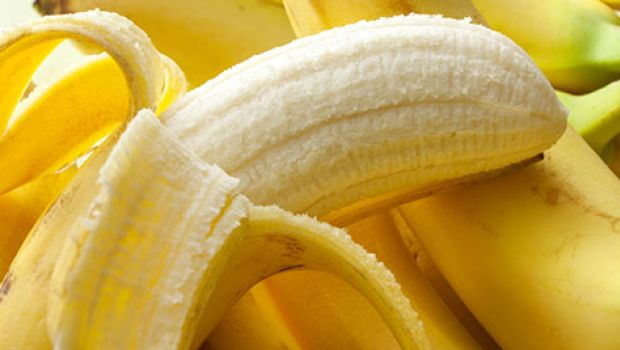
//> input picture opencv/cpp/sample/banana-peel_620x350_71497523358.jpg, 620 x 350 px, given in place of the camera
$ ./find_white_contours   (built with g++ and OpenCV 4)
//> lines starting //> are read from the running program, lines starting //| are printed output that depends on the picture; after the words box and inside, x2 and y2 are one past the last pixel; in counts of white or black regions, pixels touching at a corner belong together
### opencv/cpp/cap_open.h
//-------------------------------------------------------------------------------------------
/*! \file    cap_open.h
    \brief   Opening a camera device or stream.
    \author  Akihiko Yamaguchi, info@akihikoy.net
    \version 0.1
    \date    Feb.08, 2017
*/
//-------------------------------------------------------------------------------------------
#ifndef cap_open_h
#define cap_open_h
//-------------------------------------------------------------------------------------------
#include <opencv2/core/core.hpp>
#include <opencv2/highgui/highgui.hpp>
#include <iostream>
#include <cstdlib>  // strtol, atol
//-------------------------------------------------------------------------------------------
// namespace loco_rabbits
// {
//-------------------------------------------------------------------------------------------

inline bool IsInt(const std::string &s)
{
  if(s.empty() || std::isspace(s[0]))  return false;
  char *p;
  strtol(s.c_str(), &p, 10);
  return (*p == 0);
}
//-------------------------------------------------------------------------------------------

inline int ToInt(const std::string &s)
{
  return atol(s.c_str());
}
//-------------------------------------------------------------------------------------------

cv::VideoCapture CapOpen(const std::string &src, int width=0, int height=0, const std::string &fourcc="")
{
  cv::VideoCapture cap;
  if(IsInt(src))
  {
    int dev_id= ToInt(src);
    cap.open(dev_id); cap.release();  // Trick of robust open
    cap.open(dev_id);
  }
  else
  {
    cap.open(src);
  }
  if(!cap.isOpened())
  {
    std::cerr<<"Failed to open camera: "<<src<<std::endl;
    return cap;
  }
  std::cerr<<"Opened camera: "<<src<<std::endl;
  if(fourcc.size()>0)  cap.set(cv::CAP_PROP_FOURCC,cv::VideoWriter::fourcc(fourcc[0],fourcc[1],fourcc[2],fourcc[3]));
  if(width!=0)   cap.set(cv::CAP_PROP_FRAME_WIDTH, width);
  if(height!=0)  cap.set(cv::CAP_PROP_FRAME_HEIGHT, height);
  return cap;
}
//-------------------------------------------------------------------------------------------

struct TCapture
{
  cv::VideoCapture C;
  std::string DevID;  // Video device ID (int) or Video/stream path (string
  int CapWidth;
  int CapHeight;
  std::string PixelFormat;

  // [32 lines left out: functions Open, Reopen, WaitReopen, Read, not called in this run]
  TCapture& operator>>(cv::Mat &frame)
    {
      Read(frame);
      return *this;
    }
};
//-------------------------------------------------------------------------------------------


//-------------------------------------------------------------------------------------------
// }  // end of loco_rabbits
//-------------------------------------------------------------------------------------------
#endif // cap_open_h
//-------------------------------------------------------------------------------------------

### opencv/cpp/find_white_contours.cpp
//-------------------------------------------------------------------------------------------
/*! \file    find_white_contours.cpp
    \brief   Detect white-colored things as contours.
    \author  Akihiko Yamaguchi, info@akihikoy.net
    \version 0.1
    \date    Feb.16, 2017

g++ -g -Wall -O2 -o find_white_contours.out find_white_contours.cpp -lopencv_core -lopencv_imgproc -lopencv_highgui -lopencv_videoio -I/usr/include/opencv4

Based on:
  (copied from:) find_black_contours.cpp
  threshold_black.cpp
*/
//-------------------------------------------------------------------------------------------
#include <opencv2/core/core.hpp>
#include <opencv2/imgproc/imgproc.hpp>
#include <opencv2/highgui/highgui.hpp>
#include <iostream>
#include <unistd.h>
#include <stdlib.h>
#include <stdio.h>
#include "cap_open.h"
//-------------------------------------------------------------------------------------------
namespace loco_rabbits
{
}
//-------------------------------------------------------------------------------------------
using namespace std;
// using namespace boost;
using namespace loco_rabbits;
//-------------------------------------------------------------------------------------------
// #define print(var) PrintContainer((var), #var"= ")
// #define print(var) std::cout<<#var"= "<<(var)<<std::endl
//-------------------------------------------------------------------------------------------

/*Find contours of white areas.
  frame: Input image.
  frame_white: Detected white image.
  contours: Found contours.
  v_min, s_max: Thresholds of V-minimum and S-maximum of HSV.
  n_dilate, n_erode: dilate and erode filter parameters before detecting contours.
*/
void FindWhiteContours(
    const cv::Mat &frame,
    cv::Mat &frame_white,
    std::vector<std::vector<cv::Point> > &contours,
    int v_min=100, int s_max=20, int n_dilate=1, int n_erode=1)
{
  cv::Mat frame_hsv;

  // White detection
  cv::cvtColor(frame, frame_hsv, cv::COLOR_BGR2HSV);
  cv::inRange(frame_hsv, cv::Scalar(0, 0, v_min), cv::Scalar(255, s_max, 255), frame_white);

  if(n_dilate>0)  cv::dilate(frame_white,frame_white,cv::Mat(),cv::Point(-1,-1), n_dilate);
  if(n_erode>0)   cv::erode(frame_white,frame_white,cv::Mat(),cv::Point(-1,-1), n_erode);

  // Contour detection
  cv::findContours(frame_white, contours, cv::RETR_EXTERNAL, cv::CHAIN_APPROX_SIMPLE);
}
//-------------------------------------------------------------------------------------------

// Make a mask from biggest contour.
void MakeBiggestContourMask(const std::vector<std::vector<cv::Point> > &contours, cv::Mat &mask, int fill_value=1)
{
  if(contours.size()==0)  return;
  double a(0.0),a_max(0.0), i_max(0);
  for(int i(0),i_end(contours.size()); i<i_end; ++i)
  {
    a= cv::contourArea(contours[i],false);
    if(a>a_max)  {a_max= a;  i_max= i;}
  }
  cv::drawContours(mask, contours, i_max, fill_value, /*thickness=*/-1);
}
//-------------------------------------------------------------------------------------------

int main(int argc, char **argv)
{
  cv::VideoCapture cap;
  if(argc>=2)  cap= CapOpen(argv[1], /*width=*/0, /*height=*/0);
  else         cap= CapOpen("0", /*width=*/0, /*height=*/0);
  if(!cap.isOpened())  return -1;

  cv::namedWindow("camera", cv::WINDOW_AUTOSIZE);
  cv::namedWindow("detected", cv::WINDOW_AUTOSIZE);

  int /*thresh_h(0), */thresh_s(20), thresh_v(100);
  // cv::createTrackbar("thresh_h", "detected", &thresh_h, 255, NULL);
  cv::createTrackbar("thresh_s", "detected", &thresh_s, 255, NULL);
  cv::createTrackbar("thresh_v", "detected", &thresh_v, 255, NULL);
  int n_erode1(1), n_dilate1(1);
  cv::createTrackbar("n_dilate1", "detected", &n_dilate1, 10, NULL);
  cv::createTrackbar("n_erode1", "detected", &n_erode1, 10, NULL);
  int area_min(1000)/*, area_max(90)*/;
  cv::createTrackbar("area_min", "detected", &area_min, 10000, NULL);
  // cv::createTrackbar("area_max", "detected", &area_max, 150, NULL);

  for(int i(0);;++i)
  {
    cv::Mat frame, frame_white;
    cap >> frame;
//> frame is the input picture: 350 rows x 620 cols, CV_8UC3; mean B, G, R 71.8, 164.8, 199.4

    std::vector<std::vector<cv::Point> > contours;
    FindWhiteContours(frame, frame_white, contours,
          /*v_min=*/thresh_v, /*s_max=*/thresh_s, /*n_dilate=*/n_dilate1, /*n_erode=*/n_erode1);
//> in FindWhiteContours, `cv::cvtColor(frame, frame_hsv, cv::COLOR_BGR2HSV);`: frame_hsv: 350 rows x 620 cols, CV_8UC3; mean H, S, V 22.2, 169.4, 199.7
//> in FindWhiteContours, `cv::inRange(frame_hsv, cv::Scalar(0, 0, v_min), cv::Scalar(255, s_max,..`:
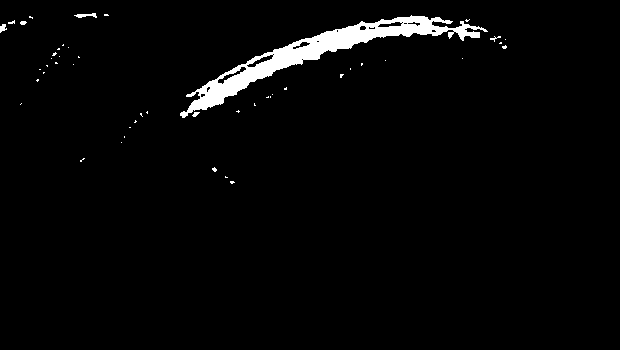
//> frame_white: 350 rows x 620 cols, CV_8UC1; 2.6% white; 48 white regions (42 under 20 px), largest, box (x1, y1, x2, y2) and area: (180, 15, 488, 118) 5332, (74, 13, 97, 18) 65, (0, 24, 7, 33) 40, (192, 112, 200, 117) 24, (490, 36, 501, 42) 23, (20, 21, 27, 25) 22
//> in FindWhiteContours, `if(n_erode>0)   cv::erode(frame_white,frame_white,cv::Mat(),cv::Point(..`:
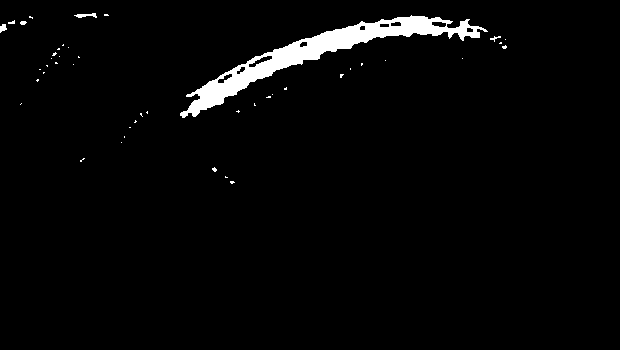
//> frame_white: 350 rows x 620 cols, CV_8UC1; 2.7% white; 45 white regions (40 under 20 px)
//> in FindWhiteContours, `cv::findContours(frame_white, contours, cv::RETR_EXTERNAL, cv::CHAIN_A..`: contours = 45 contours, 42 with area under 20; largest, box (x1, y1, x2, y2) and area: (180, 15, 488, 118) 5554, (74, 13, 97, 18) 40, (0, 24, 7, 33) 30

    // Make a mask of biggest contour:
    cv::Mat mask_biggest(frame_white.size(), CV_8UC1);
    mask_biggest.setTo(0);
    MakeBiggestContourMask(contours, mask_biggest);
//> the loop in MakeBiggestContourMask, `for(int i(0),i_end(contours.size()); i<i_end; ++i)` made 45 passes
//> (a, a_max) on passes 1, 3, 38, 39, 43: (5.5, 5.5), (10, 10), (11, 11), (29.5, 29.5), (5553.5, 5553.5)
//> a on passes 2, 4, 5, 6, 7, 8: 0.5, 2, 0, 0, 0, 1.5
//> after the loop in MakeBiggestContourMask, `for(int i(0),i_end(contours.size()); i<i_end; ++i)`: a_max = 5553.5; i_max = 42
//> in MakeBiggestContourMask, `cv::drawContours(mask, contours, i_max, fill_value, /*thickness=*/-1);`:
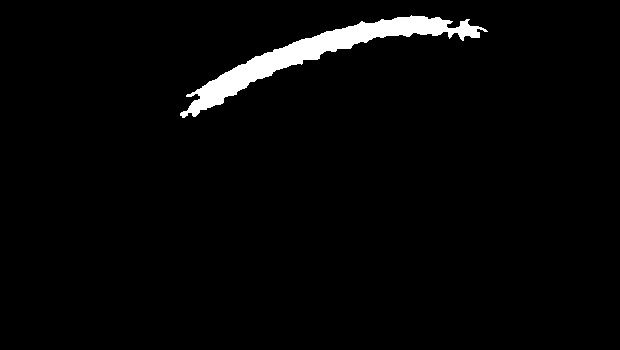
//> mask: 350 rows x 620 cols, CV_8UC1; values 0 (black) and 1 (white), 2.7% white; 1 white region, box (x1, y1, x2, y2) and area: (180, 15, 488, 118) 5920

    // Make image for display
    cv::Mat img_disp;
    img_disp= 0.3*frame;
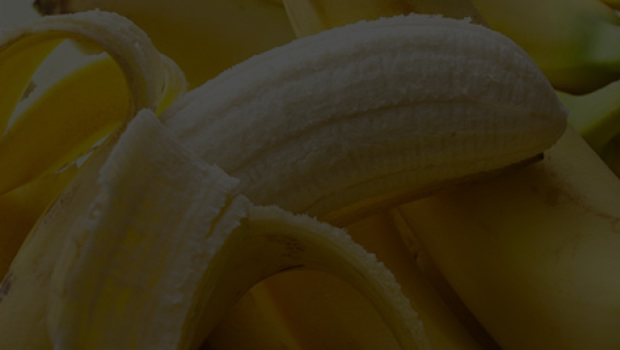
//> img_disp: 350 rows x 620 cols, CV_8UC3; mean B, G, R 21.6, 49.5, 59.8
    cv::Mat frame_whites[3]= {128.0*frame_white,128.0*frame_white,0.0*frame_white+200.0*mask_biggest}, frame_whitec;
    cv::merge(frame_whites,3,frame_whitec);
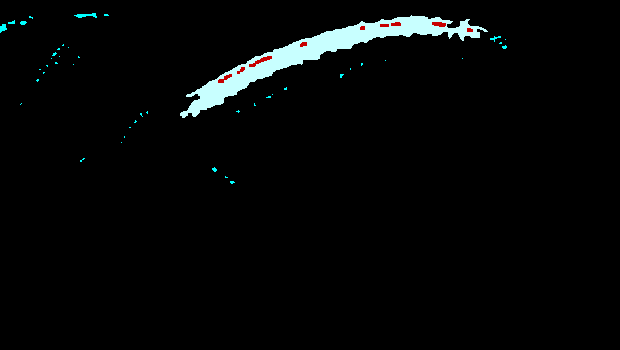
//> frame_whitec: 350 rows x 620 cols, CV_8UC3; mean B, G, R 7, 7, 5.5
    img_disp+= frame_whitec;
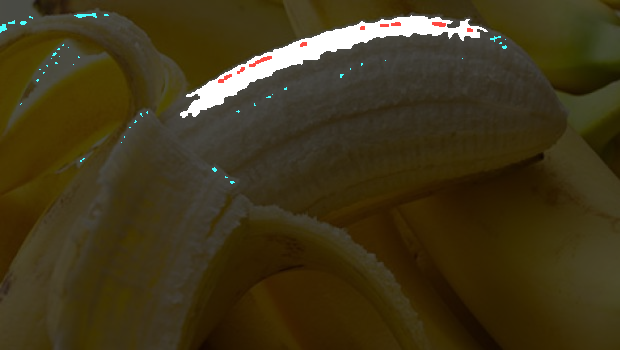
//> img_disp: 350 rows x 620 cols, CV_8UC3; 2.89% of pixels changed, all inside (x1, y1, x2, y2) = (0, 13, 507, 184)

    // Draw contours
    if(contours.size()>0)
    {
      for(int ic(0),ic_end(contours.size()); ic<ic_end; ++ic)
      {
        double area= cv::contourArea(contours[ic],false);
        if(area<area_min /*|| area_max<area*/)  continue;
        cv::drawContours(img_disp, contours, ic, cv::Scalar(255,0,255), /*thickness=*/2, /*linetype=*/8);

        cv::Rect bound= cv::boundingRect(contours[ic]);
        cv::rectangle(img_disp, bound, cv::Scalar(0,0,255), 2);
      }
//> this loop made 45 passes
//> (area, bound) on pass 43: (5553.5, Rect(180, 15, 308, 103))
//> area on passes 39, 45: 29.5, 40.5
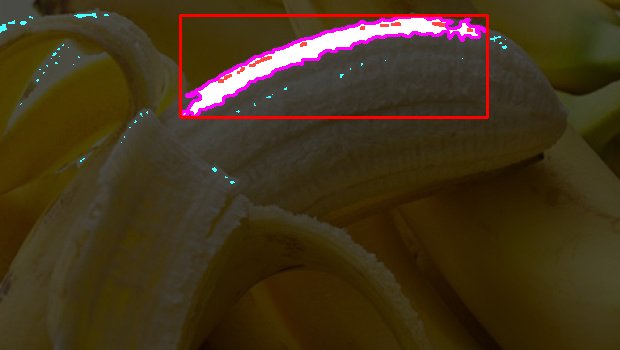
//> img_disp: 350 rows x 620 cols, CV_8UC3; 2.28% of pixels changed, all inside (x1, y1, x2, y2) = (179, 14, 489, 119)
    }

    cv::imshow("camera", frame);
    cv::imshow("detected", img_disp);

    char c(cv::waitKey(10));
//> the 'q' key is pressed
    if(c=='\x1b'||c=='q') break;
  }

  return 0;
}
//-------------------------------------------------------------------------------------------

$ run again, on opencv/cpp/sample/containers.png
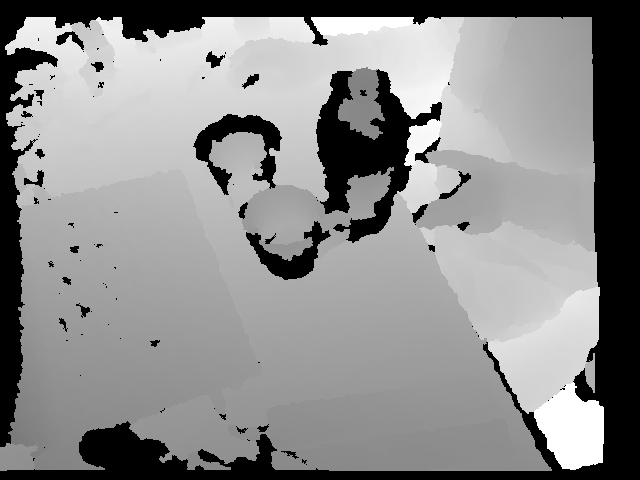
//> input picture opencv/cpp/sample/containers.png, 640 x 480 px, given in place of the camera
//> frame is the input picture: 480 rows x 640 cols, CV_8UC3; min 0, max 255, mean 139.5
//> frame_hsv: 480 rows x 640 cols, CV_8UC3; mean H, S, V 0, 0, 139.5
//> in FindWhiteContours, `if(n_erode>0)   cv::erode(frame_white,frame_white,cv::Mat(),cv::Point(..`:
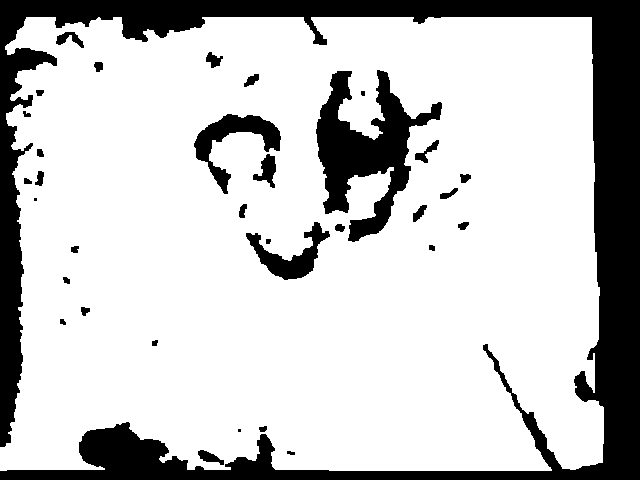
//> frame_white: 480 rows x 640 cols, CV_8UC1; 77.9% white; 34 black regions (3 under 20 px)
//> in FindWhiteContours, `cv::findContours(frame_white, contours, cv::RETR_EXTERNAL, cv::CHAIN_A..`: contours = 1 contour; box (x1, y1, x2, y2) and area: (0, 17, 604, 471) 252734
//> the loop in MakeBiggestContourMask, `for(int i(0),i_end(contours.size()); i<i_end; ++i)` made 1 pass
//> (a, a_max) on pass 1: (252733.5, 252733.5)
//> after the loop in MakeBiggestContourMask, `for(int i(0),i_end(contours.size()); i<i_end; ++i)`: a_max = 252733.5; i_max = 0
//> mask: 480 rows x 640 cols, CV_8UC1; values 0 (black) and 1 (white), 82.8% white; 1 black region, box (x1, y1, x2, y2) and area: (0, 0, 640, 480) 52949
//> the loop `for(int ic(0),ic_end(contours.size()); ic<ic_end; ++ic)` made 1 pass
//> (area, bound) on pass 1: (252733.5, Rect(0, 17, 604, 454))
//> after the loop `for(int ic(0),ic_end(contours.size()); ic<ic_end; ++ic)`:
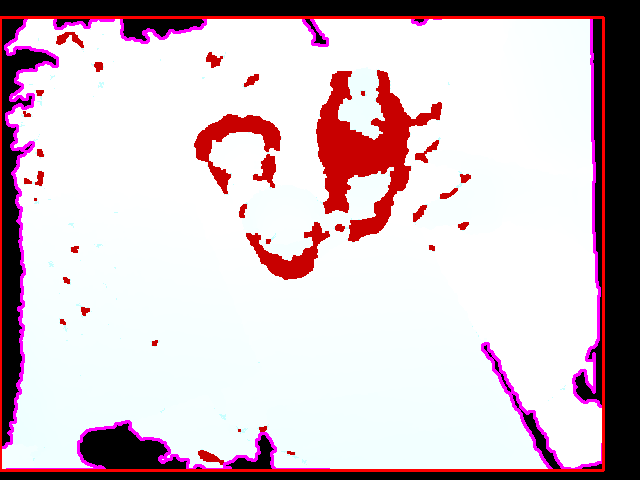
//> img_disp: 480 rows x 640 cols, CV_8UC3; mean B, G, R 199.4, 193.2, 210.5
